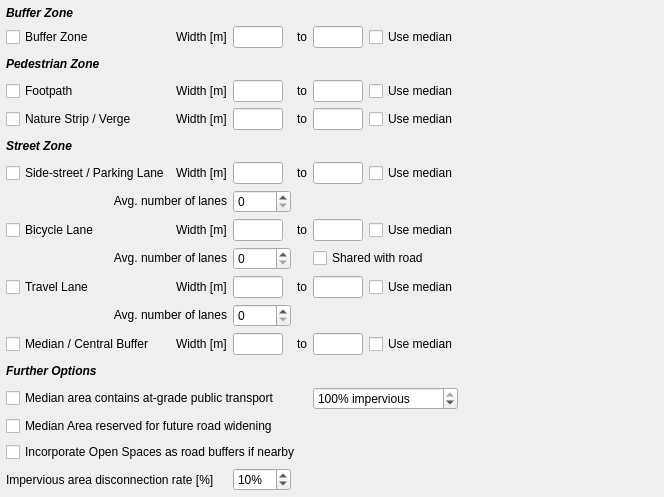
                   <widget class="QWidget" name="ma_buffer_w_lbl2" native="true">
                    <property name="sizePolicy">
                     <sizepolicy hsizetype="Preferred" vsizetype="Fixed">
                      <horstretch>0</horstretch>
                      <verstretch>0</verstretch>
                     </sizepolicy>
                    </property>
                    <property name="minimumSize">
                     <size>
                      <width>0</width>
                      <height>0</height>
                     </size>
                    </property>
                    <property name="maximumSize">
                     <size>
                      <width>16777215</width>
                      <height>16777215</height>
                     </size>
                    </property>
                    <layout class="QGridLayout" name="gridLayout_29">
                     <property name="leftMargin">
                      <number>6</number>
                     </property>
                     <property name="topMargin">
                      <number>6</number>
                     </property>
                     <property name="rightMargin">
                      <number>6</number>
                     </property>
                     <property name="bottomMargin">
                      <number>6</number>
                     </property>
                     <item row="6" column="3">
                      <widget class="QLineEdit" name="ma_sidestreet_wmin">
                       <property name="maximumSize">
                        <size>
                         <width>50</width>
                         <height>16777215</height>
                        </size>
                       </property>
                       <property name="text">
                        <string/>
                       </property>
                      </widget>
                     </item>
                     <item row="8" column="6">
                      <widget class="QCheckBox" name="ma_bicycle_median">
                       <property name="text">
                        <string>Use median</string>
                       </property>
                      </widget>
                     </item>
                     <item row="5" column="0">
                      <widget class="QLabel" name="ma_street_zone">
                       <property name="text">
                        <string>&lt;html&gt;&lt;head/&gt;&lt;body&gt;&lt;p&gt;&lt;span style=&quot; font-weight:600; font-style:italic;&quot;&gt;Street Zone&lt;/span&gt;&lt;/p&gt;&lt;/body&gt;&lt;/html&gt;</string>
                       </property>
                      </widget>
                     </item>
                     <item row="8" column="2">
                      <widget class="QLabel" name="ma_bicycle_w_lbl1">
                       <property name="text">
                        <string>Width [m]</string>
                       </property>
                      </widget>
                     </item>
                     <item row="4" column="5">
                      <widget class="QLineEdit" name="ma_nstrip_wmax">
                       <property name="maximumSize">
                        <size>
                         <width>50</width>
                         <height>16777215</height>
                        </size>
                       </property>
                       <property name="text">
                        <string/>
                       </property>
                      </widget>
                     </item>
                     <item row="3" column="0" colspan="2">
                      <widget class="QCheckBox" name="ma_fpath_check">
                       <property name="whatsThis">
                        <string>If the median area cannot be developed at all, check this box to restrict any activity on this part of the infrastructure.</string>
                       </property>
                       <property name="text">
                        <string>Footpath</string>
                       </property>
                      </widget>
                     </item>
                     <item row="12" column="0" colspan="3">
                      <widget class="QLabel" name="ma_travellane_w_lbl3">
                       <property name="text">
                        <string>&lt;html&gt;&lt;head/&gt;&lt;body&gt;&lt;p align=&quot;right&quot;&gt;Avg. number of lanes&lt;/p&gt;&lt;/body&gt;&lt;/html&gt;</string>
                       </property>
                      </widget>
                     </item>
                     <item row="8" column="7">
                      <spacer name="horizontalSpacer_44">
                       <property name="orientation">
                        <enum>Qt::Horizontal</enum>
                       </property>
                       <property name="sizeHint" stdset="0">
                        <size>
                         <width>200</width>
                         <height>20</height>
                        </size>
                       </property>
                      </spacer>
                     </item>
                     <item row="4" column="6">
                      <widget class="QCheckBox" name="ma_nstrip_median">
                       <property name="text">
                        <string>Use median</string>
                       </property>
                      </widget>
                     </item>
                     <item row="8" column="4">
                      <widget class="QLabel" name="ma_bicycle_w_lbl2">
                       <property name="text">
                        <string>to</string>
                       </property>
                      </widget>
                     </item>
                     <item row="18" column="0" colspan="6">
                      <widget class="QCheckBox" name="ma_openspacebuffer">
                       <property name="whatsThis">
                        <string>Check this box to influence the likelihood of parks and highways in the neighbourhood being arranged alongside each other (results in higher likelihood of linear parks that run along highways, typical of Melbourne).</string>
                       </property>
                       <property name="text">
                        <string>Incorporate Open Spaces as road buffers if nearby</string>
                       </property>
                      </widget>
                     </item>
                     <item row="13" column="7">
                      <spacer name="horizontalSpacer_46">
                       <property name="orientation">
                        <enum>Qt::Horizontal</enum>
                       </property>
                       <property name="sizeHint" stdset="0">
                        <size>
                         <width>200</width>
                         <height>20</height>
                        </size>
                       </property>
                      </spacer>
                     </item>
                     <item row="13" column="6">
                      <widget class="QCheckBox" name="ma_centralbuffer_median">
                       <property name="text">
                        <string>Use median</string>
                       </property>
                      </widget>
                     </item>
                     <item row="9" column="3">
                      <widget class="QSpinBox" name="ma_bicycle_lanes"/>
                     </item>
                     <item row="17" column="0" colspan="7">
                      <widget class="QCheckBox" name="ma_median_reserved">
                       <property name="whatsThis">
                        <string>If the median area cannot be developed at all, check this box to restrict any activity on this part of the infrastructure.</string>
                       </property>
                       <property name="text">
                        <string>Median Area reserved for future road widening</string>
                       </property>
                      </widget>
                     </item>
                     <item row="7" column="3">
                      <widget class="QSpinBox" name="ma_sidestreet_lanes"/>
                     </item>
                     <item row="7" column="0" colspan="3">
                      <widget class="QLabel" name="ma_sidestreet_w_lbl3">
                       <property name="text">
                        <string>&lt;html&gt;&lt;head/&gt;&lt;body&gt;&lt;p align=&quot;right&quot;&gt;Avg. number of lanes&lt;/p&gt;&lt;/body&gt;&lt;/html&gt;</string>
                       </property>
                      </widget>
                     </item>
                     <item row="18" column="7">
                      <spacer name="verticalSpacer_16">
                       <property name="orientation">
                        <enum>Qt::Vertical</enum>
                       </property>
                       <property name="sizeHint" stdset="0">
                        <size>
                         <width>20</width>
                         <height>20</height>
                        </size>
                       </property>
                      </spacer>
                     </item>
                     <item row="5" column="7">
                      <spacer name="verticalSpacer_19">
                       <property name="orientation">
                        <enum>Qt::Vertical</enum>
                       </property>
                       <property name="sizeHint" stdset="0">
                        <size>
                         <width>20</width>
                         <height>20</height>
                        </size>
                       </property>
                      </spacer>
                     </item>
                     <item row="17" column="7">
                      <spacer name="verticalSpacer_15">
                       <property name="orientation">
                        <enum>Qt::Vertical</enum>
                       </property>
                       <property name="sizeHint" stdset="0">
                        <size>
                         <width>20</width>
                         <height>20</height>
                        </size>
                       </property>
                      </spacer>
                     </item>
                     <item row="9" column="5" colspan="2">
                      <widget class="QCheckBox" name="ma_bicycle_shared">
                       <property name="text">
                        <string>Shared with road</string>
                       </property>
                      </widget>
                     </item>
                     <item row="2" column="7">
                      <spacer name="verticalSpacer_18">
                       <property name="orientation">
                        <enum>Qt::Vertical</enum>
                       </property>
                       <property name="sizeHint" stdset="0">
                        <size>
                         <width>20</width>
                         <height>20</height>
                        </size>
                       </property>
                      </spacer>
                     </item>
                     <item row="9" column="0" colspan="3">
                      <widget class="QLabel" name="ma_bicycle_w_lbl3">
                       <property name="text">
                        <string>&lt;html&gt;&lt;head/&gt;&lt;body&gt;&lt;p align=&quot;right&quot;&gt;Avg. number of lanes&lt;/p&gt;&lt;/body&gt;&lt;/html&gt;</string>
                       </property>
                      </widget>
                     </item>
                     <item row="4" column="3">
                      <widget class="QLineEdit" name="ma_nstrip_wmin">
                       <property name="maximumSize">
                        <size>
                         <width>50</width>
                         <height>16777215</height>
                        </size>
                       </property>
                       <property name="text">
                        <string/>
                       </property>
                      </widget>
                     </item>
                     <item row="2" column="0">
                      <widget class="QLabel" name="ma_pedestrian_zone">
                       <property name="text">
                        <string>&lt;html&gt;&lt;head/&gt;&lt;body&gt;&lt;p&gt;&lt;span style=&quot; font-weight:600; font-style:italic;&quot;&gt;Pedestrian Zone&lt;/span&gt;&lt;/p&gt;&lt;/body&gt;&lt;/html&gt;</string>
                       </property>
                      </widget>
                     </item>
                     <item row="15" column="7">
                      <spacer name="verticalSpacer_17">
                       <property name="orientation">
                        <enum>Qt::Vertical</enum>
                       </property>
                       <property name="sizeHint" stdset="0">
                        <size>
                         <width>20</width>
                         <height>20</height>
                        </size>
                       </property>
                      </spacer>
                     </item>
                     <item row="15" column="0">
                      <widget class="QLabel" name="ma_options">
                       <property name="text">
                        <string>&lt;html&gt;&lt;head/&gt;&lt;body&gt;&lt;p&gt;&lt;span style=&quot; font-weight:600; font-style:italic;&quot;&gt;Further Options&lt;/span&gt;&lt;/p&gt;&lt;/body&gt;&lt;/html&gt;</string>
                       </property>
                      </widget>
                     </item>
                     <item row="12" column="3">
                      <widget class="QSpinBox" name="ma_travellane_lanes"/>
                     </item>
                     <item row="4" column="0" colspan="2">
                      <widget class="QCheckBox" name="ma_nstrip_check">
                       <property name="whatsThis">
                        <string>If the median area cannot be developed at all, check this box to restrict any activity on this part of the infrastructure.</string>
                       </property>
                       <property name="text">
                        <string>Nature Strip / Verge</string>
                       </property>
                      </widget>
                     </item>
                     <item row="10" column="0" colspan="2">
                      <widget class="QCheckBox" name="ma_travellane_check">
                       <property name="whatsThis">
                        <string>If the median area cannot be developed at all, check this box to restrict any activity on this part of the infrastructure.</string>
                       </property>
                       <property name="text">
                        <string>Travel Lane</string>
                       </property>
                      </widget>
                     </item>
                     <item row="6" column="0" colspan="2">
                      <widget class="QCheckBox" name="ma_sidestreet_check">
                       <property name="whatsThis">
                        <string>If the median area cannot be developed at all, check this box to restrict any activity on this part of the infrastructure.</string>
                       </property>
                       <property name="text">
                        <string>Side-street / Parking Lane</string>
                       </property>
                      </widget>
                     </item>
                     <item row="13" column="3">
                      <widget class="QLineEdit" name="ma_centralbuffer_wmin">
                       <property name="maximumSize">
                        <size>
                         <width>50</width>
                         <height>16777215</height>
                        </size>
                       </property>
                       <property name="text">
                        <string/>
                       </property>
                      </widget>
                     </item>
                     <item row="6" column="6">
                      <widget class="QCheckBox" name="ma_sidestreet_median">
                       <property name="text">
                        <string>Use median</string>
                       </property>
                      </widget>
                     </item>
                     <item row="10" column="5">
                      <widget class="QLineEdit" name="ma_travellane_wmax">
                       <property name="maximumSize">
                        <size>
                         <width>50</width>
                         <height>16777215</height>
                        </size>
                       </property>
                       <property name="text">
                        <string/>
                       </property>
                      </widget>
                     </item>
                     <item row="10" column="2">
                      <widget class="QLabel" name="ma_travellane_w_lbl1">
                       <property name="text">
                        <string>Width [m]</string>
                       </property>
                      </widget>
                     </item>
                     <item row="13" column="0" colspan="2">
                      <widget class="QCheckBox" name="ma_centralbuffer_check">
                       <property name="whatsThis">
                        <string>If the median area cannot be developed at all, check this box to restrict any activity on this part of the infrastructure.</string>
                       </property>
                       <property name="text">
                        <string>Median / Central Buffer</string>
                       </property>
                      </widget>
                     </item>
                     <item row="8" column="0" colspan="2">
                      <widget class="QCheckBox" name="ma_bicycle_check">
                       <property name="whatsThis">
                        <string>If the median area cannot be developed at all, check this box to restrict any activity on this part of the infrastructure.</string>
                       </property>
                       <property name="text">
                        <string>Bicycle Lane</string>
                       </property>
                      </widget>
                     </item>
                     <item row="4" column="7">
                      <spacer name="horizontalSpacer_42">
                       <property name="orientation">
                        <enum>Qt::Horizontal</enum>
                       </property>
                       <property name="sizeHint" stdset="0">
                        <size>
                         <width>200</width>
                         <height>20</height>
                        </size>
                       </property>
                      </spacer>
                     </item>
                     <item row="4" column="4">
                      <widget class="QLabel" name="ma_nstrip_w_lbl2">
                       <property name="text">
                        <string>to</string>
                       </property>
                      </widget>
                     </item>
                     <item row="6" column="5">
                      <widget class="QLineEdit" name="ma_sidestreet_wmax">
                       <property name="maximumSize">
                        <size>
                         <width>50</width>
                         <height>16777215</height>
                        </size>
                       </property>
                       <property name="text">
                        <string/>
                       </property>
                      </widget>
                     </item>
                     <item row="10" column="4">
                      <widget class="QLabel" name="ma_travellane_w_lbl2">
                       <property name="text">
                        <string>to</string>
                       </property>
                      </widget>
                     </item>
                     <item row="3" column="4">
                      <widget class="QLabel" name="ma_fpath_w_lbl2">
                       <property name="text">
                        <string>to</string>
                       </property>
                      </widget>
                     </item>
                     <item row="3" column="3">
                      <widget class="QLineEdit" name="ma_fpath_wmin">
                       <property name="maximumSize">
                        <size>
                         <width>50</width>
                         <height>16777215</height>
                        </size>
                       </property>
                       <property name="text">
                        <string/>
                       </property>
                      </widget>
                     </item>
                     <item row="10" column="6">
                      <widget class="QCheckBox" name="ma_travellane_median">
                       <property name="text">
                        <string>Use median</string>
                       </property>
                      </widget>
                     </item>
                     <item row="3" column="2">
                      <widget class="QLabel" name="ma_fpath_w_lbl">
                       <property name="text">
                        <string>Width [m]</string>
                       </property>
                      </widget>
                     </item>
                     <item row="8" column="3">
                      <widget class="QLineEdit" name="ma_bicycle_wmin">
                       <property name="maximumSize">
                        <size>
                         <width>50</width>
                         <height>16777215</height>
                        </size>
                       </property>
                       <property name="text">
                        <string/>
                       </property>
                      </widget>
                     </item>
                     <item row="10" column="7">
                      <spacer name="horizontalSpacer_45">
                       <property name="orientation">
                        <enum>Qt::Horizontal</enum>
                       </property>
                       <property name="sizeHint" stdset="0">
                        <size>
                         <width>200</width>
                         <height>20</height>
                        </size>
                       </property>
                      </spacer>
                     </item>
                     <item row="6" column="7">
                      <spacer name="horizontalSpacer_43">
                       <property name="orientation">
                        <enum>Qt::Horizontal</enum>
                       </property>
                       <property name="sizeHint" stdset="0">
                        <size>
                         <width>200</width>
                         <height>20</height>
                        </size>
                       </property>
                      </spacer>
                     </item>
                     <item row="3" column="5">
                      <widget class="QLineEdit" name="ma_fpath_wmax">
                       <property name="maximumSize">
                        <size>
                         <width>50</width>
                         <height>16777215</height>
                        </size>
                       </property>
                       <property name="text">
                        <string/>
                       </property>
                      </widget>
                     </item>
                     <item row="3" column="7">
                      <spacer name="horizontalSpacer_41">
                       <property name="orientation">
                        <enum>Qt::Horizontal</enum>
                       </property>
                       <property name="sizeHint" stdset="0">
                        <size>
                         <width>200</width>
                         <height>20</height>
                        </size>
                       </property>
                      </spacer>
                     </item>
                     <item row="3" column="6">
                      <widget class="QCheckBox" name="ma_fpath_median">
                       <property name="text">
                        <string>Use median</string>
                       </property>
                      </widget>
                     </item>
                     <item row="6" column="4">
                      <widget class="QLabel" name="ma_sidestreet_w_lbl2">
                       <property name="text">
                        <string>to</string>
                       </property>
                      </widget>
                     </item>
                     <item row="13" column="5">
                      <widget class="QLineEdit" name="ma_centralbuffer_wmax">
                       <property name="maximumSize">
                        <size>
                         <width>50</width>
                         <height>16777215</height>
                        </size>
                       </property>
                       <property name="text">
                        <string/>
                       </property>
                      </widget>
                     </item>
                     <item row="13" column="2">
                      <widget class="QLabel" name="ma_centralbuffer_w_lbl1">
                       <property name="text">
                        <string>Width [m]</string>
                       </property>
                      </widget>
                     </item>
                     <item row="6" column="2">
                      <widget class="QLabel" name="ma_sidestreet_w_lbl">
                       <property name="text">
                        <string>Width [m]</string>
                       </property>
                      </widget>
                     </item>
                     <item row="4" column="2">
                      <widget class="QLabel" name="ma_nstrip_w_lbl">
                       <property name="text">
                        <string>Width [m]</string>
                       </property>
                      </widget>
                     </item>
                     <item row="8" column="5">
                      <widget class="QLineEdit" name="ma_bicycle_wmax">
                       <property name="maximumSize">
                        <size>
                         <width>50</width>
                         <height>16777215</height>
                        </size>
                       </property>
                       <property name="text">
                        <string/>
                       </property>
                      </widget>
                     </item>
                     <item row="10" column="3">
                      <widget class="QLineEdit" name="ma_travellane_wmin">
                       <property name="maximumSize">
                        <size>
                         <width>50</width>
                         <height>16777215</height>
                        </size>
                       </property>
                       <property name="text">
                        <string/>
                       </property>
                      </widget>
                     </item>
                     <item row="13" column="4">
                      <widget class="QLabel" name="ma_centralbuffer_w_lbl2">
                       <property name="text">
                        <string>to</string>
                       </property>
                      </widget>
                     </item>
                     <item row="1" column="6">
                      <widget class="QCheckBox" name="ma_buffer_median">
                       <property name="text">
                        <string>Use median</string>
                       </property>
                      </widget>
                     </item>
                     <item row="1" column="0">
                      <widget class="QCheckBox" name="ma_buffer_check">
                       <property name="whatsThis">
                        <string>If the median area cannot be developed at all, check this box to restrict any activity on this part of the infrastructure.</string>
                       </property>
                       <property name="text">
                        <string>Buffer Zone</string>
                       </property>
                      </widget>
                     </item>
                     <item row="1" column="4">
                      <widget class="QLabel" name="ma_fpath_w_lbl2_2">
                       <property name="text">
                        <string>to</string>
                       </property>
                      </widget>
                     </item>
                     <item row="1" column="7">
                      <spacer name="horizontalSpacer_50">
                       <property name="orientation">
                        <enum>Qt::Horizontal</enum>
                       </property>
                       <property name="sizeHint" stdset="0">
                        <size>
                         <width>200</width>
                         <height>20</height>
                        </size>
                       </property>
                      </spacer>
                     </item>
                     <item row="0" column="0">
                      <widget class="QLabel" name="ma_buffer_zone">
                       <property name="text">
                        <string>&lt;html&gt;&lt;head/&gt;&lt;body&gt;&lt;p&gt;&lt;span style=&quot; font-weight:600; font-style:italic;&quot;&gt;Buffer Zone&lt;/span&gt;&lt;/p&gt;&lt;/body&gt;&lt;/html&gt;</string>
                       </property>
                      </widget>
                     </item>
                     <item row="1" column="3">
                      <widget class="QLineEdit" name="ma_buffer_wmin">
                       <property name="maximumSize">
                        <size>
                         <width>50</width>
                         <height>16777215</height>
                        </size>
                       </property>
                       <property name="text">
                        <string/>
                       </property>
                      </widget>
                     </item>
                     <item row="1" column="2">
                      <widget class="QLabel" name="ma_buffer_w_lbl1">
                       <property name="text">
                        <string>Width [m]</string>
                       </property>
                      </widget>
                     </item>
                     <item row="1" column="5">
                      <widget class="QLineEdit" name="ma_buffer_wmax">
                       <property name="maximumSize">
                        <size>
                         <width>50</width>
                         <height>16777215</height>
                        </size>
                       </property>
                       <property name="text">
                        <string/>
                       </property>
                      </widget>
                     </item>
                     <item row="16" column="0" colspan="5">
                      <widget class="QCheckBox" name="pt_centralbuffer">
                       <property name="text">
                        <string>Median area contains at-grade public transport</string>
                       </property>
                      </widget>
                     </item>
                     <item row="16" column="5" colspan="2">
                      <widget class="QSpinBox" name="pt_impervious">
                       <property name="suffix">
                        <string>% impervious</string>
                       </property>
                       <property name="maximum">
                        <number>100</number>
                       </property>
                       <property name="value">
                        <number>100</number>
                       </property>
                      </widget>
                     </item>
                     <item row="19" column="0" colspan="3">
                      <widget class="QLabel" name="ma_impdced_lbl">
                       <property name="text">
                        <string>Impervious area disconnection rate [%]</string>
                       </property>
                      </widget>
                     </item>
                     <item row="19" column="3">
                      <widget class="QSpinBox" name="ma_impdced_spin">
                       <property name="suffix">
                        <string>%</string>
                       </property>
                       <property name="maximum">
                        <number>100</number>
                       </property>
                       <property name="value">
                        <number>10</number>
                       </property>
                      </widget>
                     </item>
                    </layout>
                   </widget>
